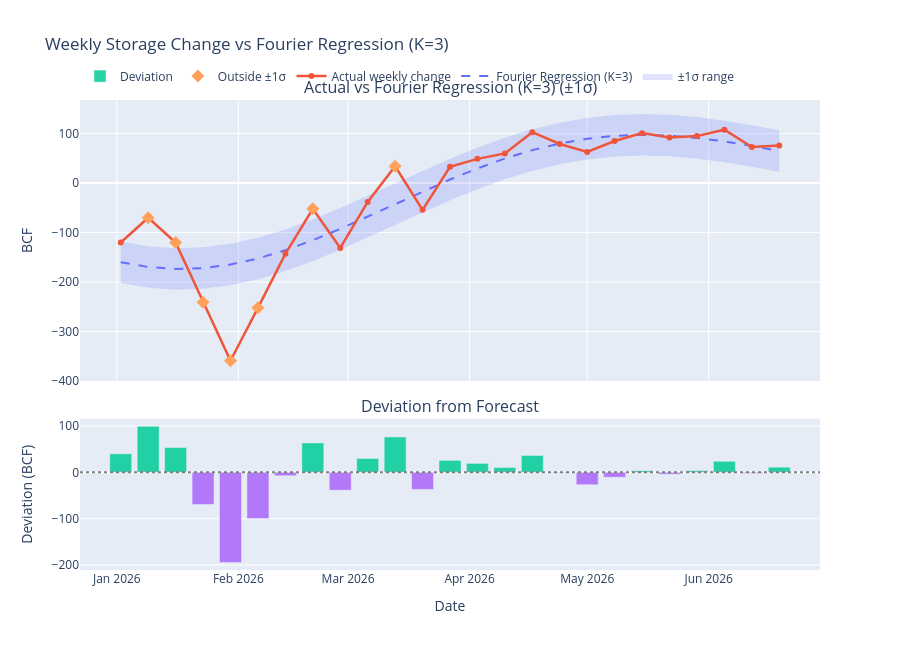

Source (notebook cell):
### Code cell
plot_weekly_change_forecast(fourier_result, model_name=fourier_model.name).show()
